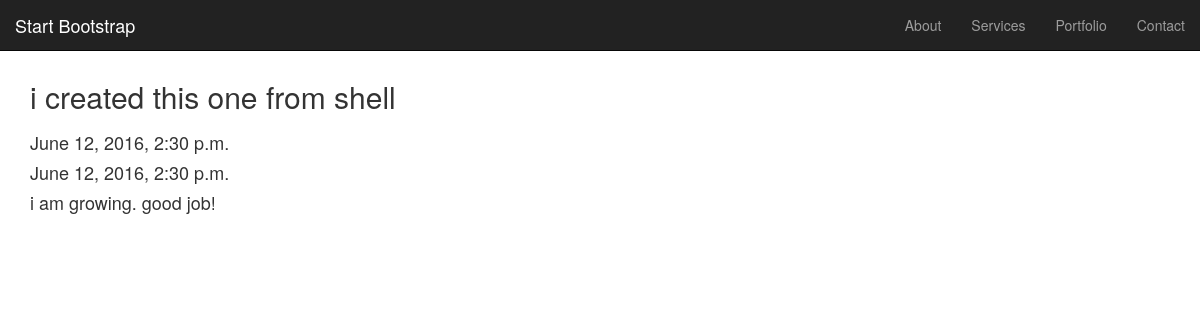
Page /posts/4/ on the earlier database version.
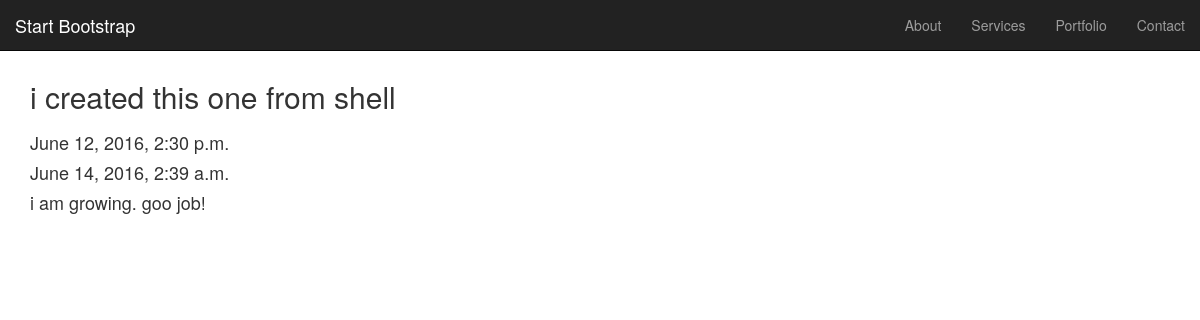
Same page on the later database version.
### posts/models.py (models this page shows, shortened)
class Post(models.Model):
    title = models.CharField(max_length=120)
    content = models.TextField()
    timestamp = models.DateTimeField(auto_now=False, auto_now_add=True)
    updated = models.DateTimeField(auto_now=True, auto_now_add=False)

### posts/views.py (the view)
# urls.py: url(r'^(?P<pk>\d+)/$', views.post_detail, name="detail"),
def post_detail(request, pk=None):
    instance = get_object_or_404(models.Post, id=pk)
    return render(request, "posts/detail.html", {"instance":instance})

### posts/templates/posts/detail.html (shortened to what this page needs)
<!DOCTYPE html>
<html lang="en">
<head>
    <link rel="stylesheet" href="https://maxcdn.bootstrapcdn.com/bootstrap/3.3.6/css/bootstrap.min.css" type="text/css">
</head>
<body id="page-top" class="container">
    <nav id="mainNav" class="navbar navbar-inverse navbar-fixed-top">
        <div class="container-fluid">
            <div class="navbar-header ">
                <a class="navbar-brand page-scroll" href="#page-top">Start Bootstrap</a>
            </div>
            <div class="collapse navbar-collapse" id="bs-example-navbar-collapse-1">
                <ul class="nav navbar-nav navbar-right">
                    <li>
                        <a class="page-scroll" href="#about">About</a>
                    </li>
                    <li>
                        <a class="page-scroll" href="#services">Services</a>
                    </li>
                    <li>
                        <a class="page-scroll" href="#portfolio">Portfolio</a>
                    </li>
                    <li>
                        <a class="page-scroll" href="#contact">Contact</a>
                    </li>
                </ul>
            </div>
        </div>
    </nav>
    <div>
        <div >
            <div >
              <h2>{{instance.title}}<h2>
                <h4>{{instance.timestamp}}</h4>
                <h4>{{instance.updated}}</h4>
                <h4>{{instance.content}}</h4>
              </html>
</body>
</html>

Differences in the rows shown:
changed Post "i created this one from shell": updated "June 12, 2016, 2:30 p.m." → "June 14, 2016, 2:39 a.m."; content "i am growing. good job!" → "i am growing. goo job!"
